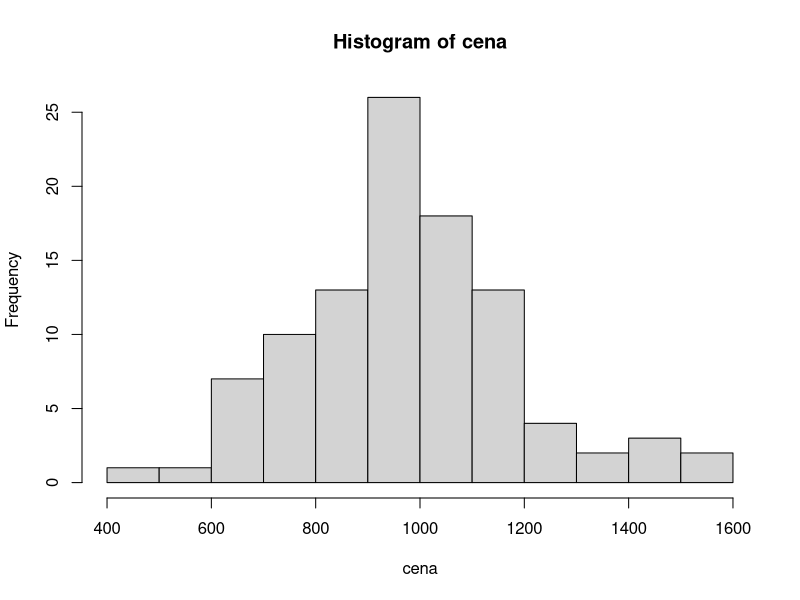
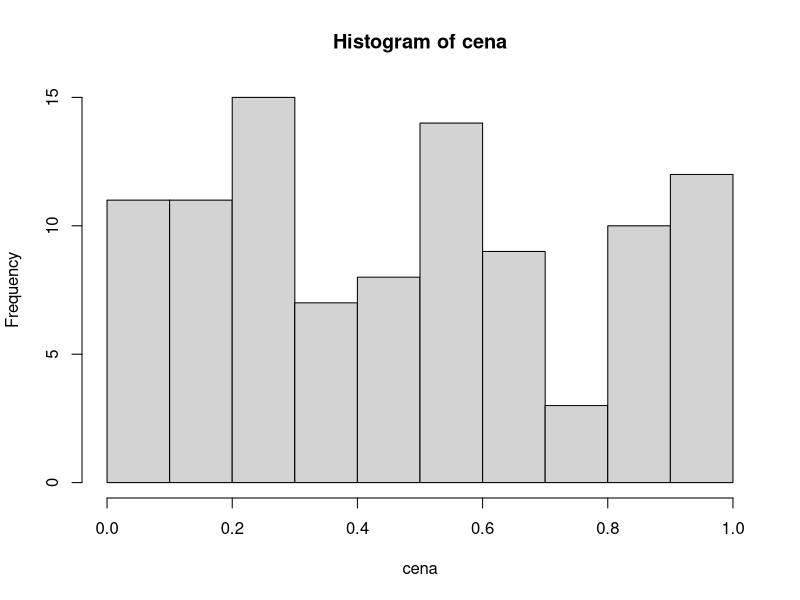

Source code (R) for these figures, in order:
## ---- chunk 1
prvni_cislo <- 10
druhe_cislo <- 20
prvni_cislo + druhe_cislo
## ---- chunk 2
10 + 20
## ---- chunk 3
prvni_cislo <- 10
druhe_cislo <- 20
vysledek <- prvni_cislo + druhe_cislo
## ---- chunk 4
vysledek
## ---- chunk 5
cena <- round(rnorm(n = 100, mean = 1000, sd = 200), digits = 2)
## ---- chunk 6
cena
## ---- chunk 7
rnorm(n = 100, mean = 1000, sd = 200)
## ---- chunk 8
round(1.145, digits = 2)
## ---- chunk 9
round(x = 1.145, digits = 2)
## ---- chunk 10
round(rnorm(n = 100, mean = 1000, sd = 200), digits = 2)
## ---- chunk 11
cena[5]
## ---- chunk 12
cena[5:10]
## ---- chunk 13
sum(cena)
## ---- chunk 14
sum(cena / 121 * 100)
## ---- chunk 15
sum(cena) / 121 * 100
## ---- chunk 16
hist(cena)
## ---- chunk 17
cena <- round(runif(n = 100), digits = 2)
## ---- chunk 18
hist(cena)
## ---- chunk 19
tibble::tribble(
  ~ "Akce"                            , ~ "Zkratka",
  "Vlož blok kódu (chunk)"            , "Ctrl+Alt+I",
  "Vlož přiřazení (znaky <-)"         , "Alt+-",
  "Proveď řádek kódu s kurzorem"      , "Ctrl+Enter",
  "Proveď blok kódu s kurzorem"       , "Ctrl+Shift+Enter",
  "Proveď všechny bloky v souboru"    , "Ctrl+Alt+R",
  "Proveď všechny bloky nad kurzorem" , "Ctrl+Alt+P",
  "Zobraz celý dokument v HTML"       , "Ctrl+Shift+K",
  "Jdi na další blok nebo titulek"    , "Ctrl+PgDown",
  "Jdi na předchozí blok nebo titulek", "Ctrl+PgUp",
  "Nápověda k funkci s kurzorem"      , "F1"
) |> 
  dplyr::mutate(
    `Windows & Linux` = stringr::str_replace_all(Zkratka, "([^+]+)", "<kbd>\\1</kbd>"),
    Mac = stringr::str_replace_all(`Windows & Linux`, c("Ctrl" = "Command", "Alt" = "Option"))
  ) |> 
  dplyr::select(!Zkratka) |> 
  knitr::kable()
## ---- chunk 20
c(10, 20, 30) + c(1, 2, 3)
## ---- chunk 21
c(10, 20, 30) + 1
## ---- chunk 22
c(10, 20, 30) + c(1, 2)
## ---- chunk 23
c(10, 20, 30, 40) + c(1, 2)
